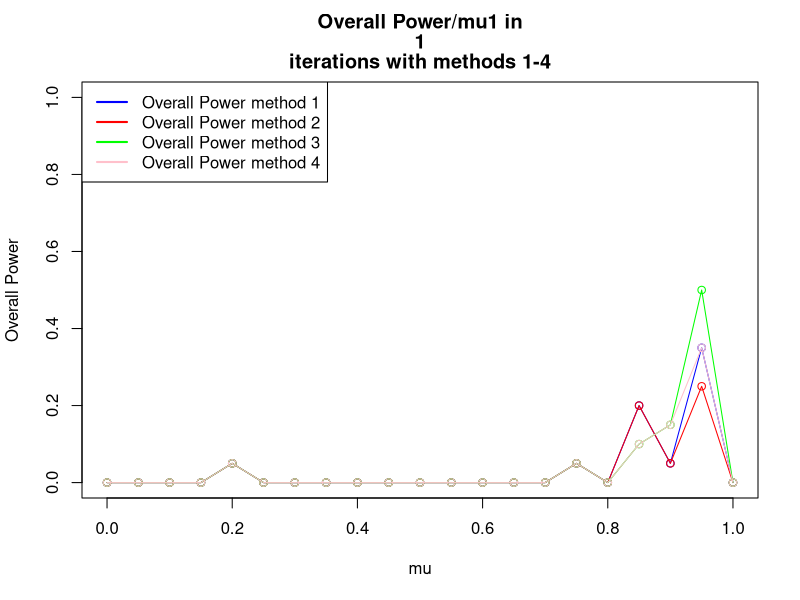
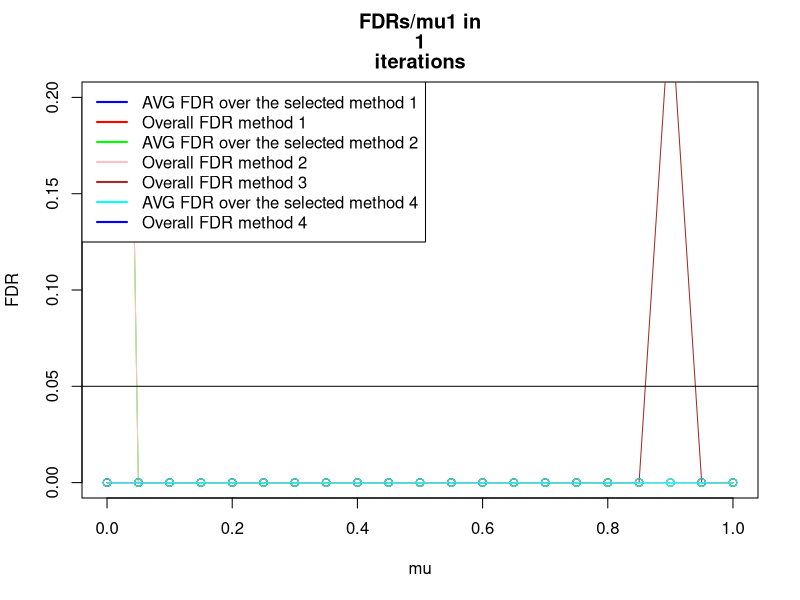
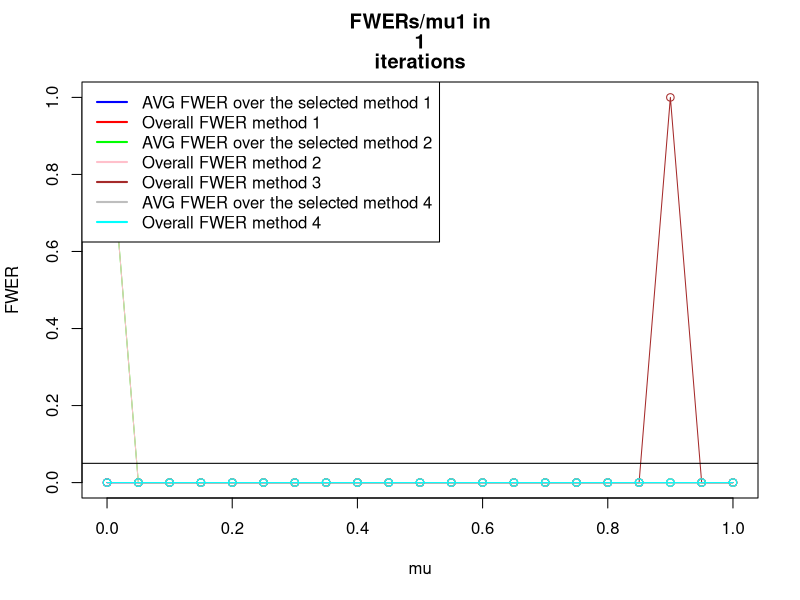
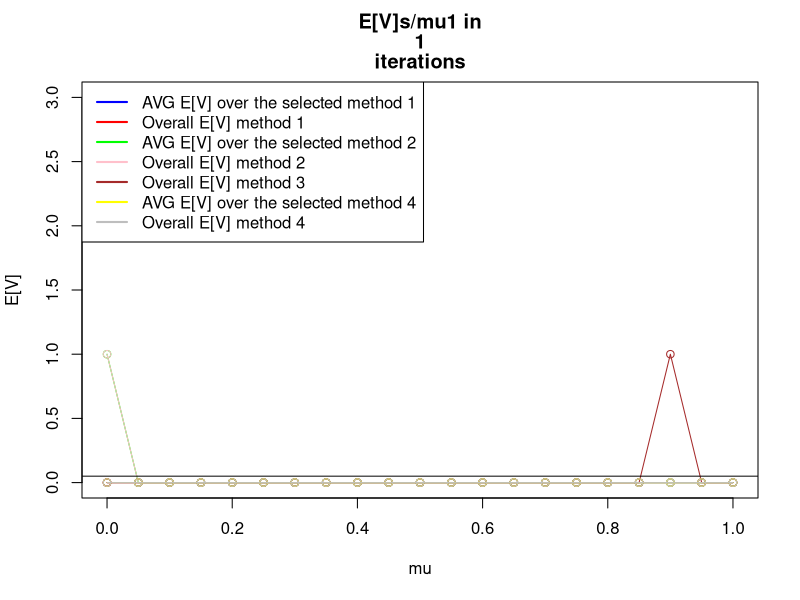
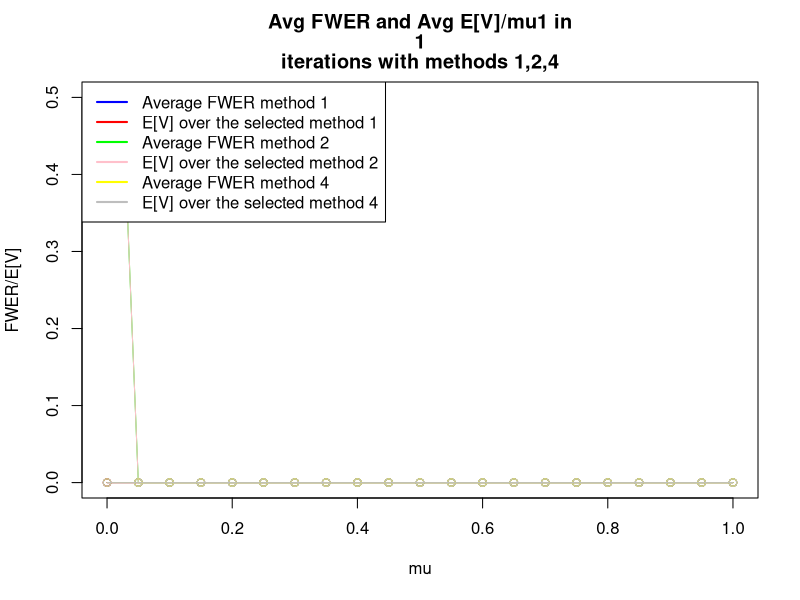

Recreate these plots in R, in order. (Note: this script raises an error after producing the figures.)
iteration <- setClass ("iteration",
                       #Data structure that holds data regarding a certain iteration (=manipulation of random numbers)        
                       slots=c(xbars="numeric",
                               pvals="numeric",
                               refVec="logical",
                               numOfTrues="numeric",
                               truesMu1="numeric",
                               falsesMu1="numeric",
                               size="numeric",
                               proceduresApplied= "list"
                       )
)
procedure <- setClass ("procedure",
                       #a data structure holding the results of certain procedure applied to an iteration
                       
                       slots=c(procedureName="function",
                               rejects="list",
                               fr="numeric",
                               power="numeric",
                               fdr="numeric",
                               fwer="numeric"
                       )
)

calcSimesPVals<- function (PVals){
  min(p.adjust(PVals, method="BH"))
}

calcPower<-function (rejectsLength, falseRejections, size,numOfFalseH0sInRef,details=FALSE){
  #returns num of  true rejections divided by the number of planned rejections
  if (details==TRUE){
    print ("POWER CALC:")
    print (c("rejects:", rejectsLength))
    print (c("fr:", falseRejections))
    print (c("size:", size))
    print (c("numOfFalseH0sInRef:", numOfFalseH0sInRef))
    print (c("Power",(rejectsLength-falseRejections)/(size-numOfFalseH0sInRef)))
  }
  return ((rejectsLength-falseRejections)/(size-numOfFalseH0sInRef))
}

calcFDR<- function (rejects,falseRejections){
  if (rejects$length==0) return (0)
  else 
    return (falseRejections/rejects$length)
}

calcFWER<- function (rejects, falseRejections){
  if (rejects$length==0)
    return (0)
  if (falseRejections>0) 
    return (1)
  if (falseRejections==0) 
    return (0)
}

countFalseRejections<-function (rejects , refVec){
  if (rejects$length==0){ #if there were no rejects at all
    return (0)
  }
  
  fr<-0 #false rejections counter
  for (i in 1:rejects$length){ # count num of false rejects
    #     print (refVec)
    if (refVec[rejects$ix[i]]==FALSE) { #if the rejection was false
      fr<-fr+1
    }
  }
  return (fr) 
}

SelectFamiliesBH<-function (familiesSimesPVals){
  #b<-p.adjust(familiesSimesPVals,method="BH")
  #return (which(b<0.05))
  #print ("SELECT: ")
  #print (Preject(familiesSimesPVals))
  #print ("BH SELECT")
  return (Preject(method="BH", pvals=familiesSimesPVals))
  
}  
#return Array of Selected Families and old ixs


OverallBHSelectedFamilies<-function (jointRejects){
  newIXs<-unique(as.integer((jointRejects$ix-1)/10))+1
  return (list ("length"=length(newIXs), "ix"=newIXs))
  
}


rejectTukey <- function (xbars,S,groupSize,qStar){
  statistics=as.numeric(dist(xbars)/sqrt(S/groupSize))
  b<-which(statistics>=qStar)
  
  #   print (statistics)
  #   print ("Q*")
  #   print (qStar)
  #   print (list("length"=length(b), "ix"=b))
  return (list("length"=length(b), "ix"=b))
}

Preject <- function (method="BH", pvals=c(0), details=FALSE, alpha =0.05){
  a<-p.adjust(p=pvals,method=method)
  #   print (a)
  b<- which(a<alpha)
  return (list ("length"=length(b), "ix"=b))
}

calcTukeyPVal <-function(xbars,S,groupSize, numOfGroups){
  pval<- 1-ptukey(q=max(dist(xbars))/sqrt(S/groupSize), 
                  nmeans=numOfGroups ,df=numOfGroups * (groupSize-1))
  return (pval)
}

calcPairwisePVals <-function (xbars,S,groupSize, numOfGroups,i=1,details=FALSE){
  ##useful for method C phase 2
  pvals=2*(1-pt(q=dist(xbars)/sqrt(2*S[i]/groupSize),
                df= numOfGroups*(groupSize-1)))
  if (details==TRUE){
    print (c("PAIRWISE", pvals))
    print (as.numeric(pvals))
  }
  #   readline()
  return (as.numeric(pvals))
}

getRandomXBars <-function (size, numOfTrues, truesMu1=0, falsesMu1, sd=1){
  xbar<- rep(NA,size) #init xbar
  xbar[1:numOfTrues]<- (rnorm(n=numOfTrues,mean=truesMu1,sd=sd)) 
  #define the null first families
  xbar[(numOfTrues+1):size]<- (rnorm(n=size-numOfTrues,mean=falsesMu1,sd=sd)) 
  #define the non-null last families   
  #   print (xbar)
  #   readline()
  return (xbar)
}
setDesVector <-function (size, numOfZeros,mu=4){
  a<-rep(0,numOfZeros)
  b<-rep(mu,size-numOfZeros)
  return (c(a,b))
}

setRefVectorBig <-function(size, numOfZeros,mu){
  DesVector<-setDesVector(size,numOfZeros,mu)
  #   print ("DesVector:")
  #   print (DesVector)
  return (as.logical(dist(DesVector)))
}

# this method works only for numOfGroups=3, setRefVectorBig does this right for larger sizes
# setRefVector <- function (size, numOfTrues){
#   #initialize reference vector
#   refvec<-rep (NA,size)
#   refvec[1:numOfTrues]<- TRUE # these will be true discoveries
#   refvec[(numOfTrues+1):size]<- FALSE # these will be False Discoveries
#   return (refvec)
# }


#method A(3): Overall BH (one level)
#method B(2): QTukey Statistics (2 levels) 1: TukeyPval , 2: QTukey Stat
#method C(1): BH with pairwise Pval (2 levels) 1: TukeyPVal, 2:Pairwise PVal
#method 4: To be added later - currently empty

#this algorithm builds "numOfFamilies" families, each family of size "numOfGroups",
#with "numOfTrues" trues and the rest of the families are false, with "numOfSignalFamilies"
#families in which there 
#is signal (=numOfTrues is used), and the rest of the families are with no signal (all mus are 0)
#then uses 3 different methods to reject.
tukeyTest2 <-function(n=10000, numOfFamilies=40, numOfGroups=3, numOfTrues=1, numOfSignalFamilies=5,
                      minMu1=0, maxMu1=4, interval=0.5, alpha=0.05, groupSize=16,details=FALSE){
  
  #definition of constant df
  df=numOfGroups*(groupSize-1) #calculate degs of freedom
  
  #define constant methodnames
  METHOD_NAMES=rbind("QTukey Stat", "Pairwise", "Overall BH", "BH BH")
  
  #declration of matrices to keep means, size is # of methods * the number of mu values 
  OvrPowerMeans<-matrix(0,4,(maxMu1-minMu1)/interval+1)
  AVGFDRMeans<-matrix(0,4,(maxMu1-minMu1)/interval+1)
  OvrFDRMeans<-matrix(0,4,(maxMu1-minMu1)/interval+1)
  AVGFWERMeans<-matrix(0,4,(maxMu1-minMu1)/interval+1)
  OvrFWERMeans<-matrix(0,4,(maxMu1-minMu1)/interval+1)
  OvrFRMeans<-matrix(0,4,(maxMu1-minMu1)/interval+1)
  AVGFRMeans<-matrix(0,4,(maxMu1-minMu1)/interval+1)
#   PowerOutput<-list()
  
  for (mu in seq(minMu1,maxMu1,interval)){
    
    #matrices for each mu1
    TotalAVGFDR<-matrix(0,4,n)
    TotalAVGFWER<-matrix(0,4,n)
    TotalOvrFWER<-matrix(0,4,n)
    TotalOvrPower<-matrix(0,4,n)
    TotalAVGFR<-matrix(0,4,n)
    TotalOvrFR<-matrix(0,4,n)
    TotalOvrFDR<-matrix(0,4,n)
    print (mu)
    #     readline()
    
    #each iteration
    for (iters in 1:n){
      #       print (c("iter:" ,iters))
      
      #setup  of variables
      familyArray= list(numOfFamilies);
      familiesTukeyPVals = numeric(numOfFamilies);
      familiesSimesPVals = numeric(numOfFamilies);
      
      SelectedFamilies<-list(0);
      OverallRejectsLength<-numeric(4) # 4 slots for each method B/C/*/4
      OverallFR <- numeric(4)
      FDRSum <-numeric(4)
      FWERSum <- numeric(4)
      jointFamily <- new ("iteration",
                          size=choose(numOfGroups,2)*numOfFamilies,
                          numOfTrues=0+
                            #num of true hypotheses in the no signal zone
                            numOfSignalFamilies*(numOfGroups-1),
                          #num of true hypotheses in the signal zone
                          falsesMu1=mu
      )
      #       print (jointFamily)
      #       readline()
      ##init variance vector
      S=rchisq(n=numOfFamilies,df=df)/df
      
      for (i in 1:numOfFamilies){
        
        familyArray[[i]]= new ("iteration",
                               size=choose (numOfGroups,2),
                               numOfTrues=numOfTrues, #=1
                               falsesMu1=mu
        ) #init family
        
        
        if (i<=numOfSignalFamilies){ #first 5 families with signal
          familyArray[[i]]@refVec=setRefVectorBig(
            size=numOfGroups,
            numOfZeros=numOfGroups-numOfTrues,
            mu=mu)
          #           print ("Reference vector:")
          #           print (familyArray[[i]]@refVec)
          #build reference Vector
          familyArray[[i]]@xbars=getRandomXBars(size=numOfGroups,
                                                numOfTrues=numOfGroups-1,
                                                falsesMu1=mu,
                                                sd=sqrt(1/groupSize))
        }
        else { #35 families no signal
          familyArray[[i]]@refVec=setRefVectorBig(
            size=numOfGroups,
            numOfZeros=numOfGroups,
            mu=mu)
          
          #build reference Vector (we set numOfTrues as 1 and falsesMu1 as 0 so that all xbars are
          #generated around 0, the value of numOfTrues doesnt matter here)
          familyArray[[i]]@xbars=getRandomXBars(size=numOfGroups,
                                                numOfTrues=1,
                                                falsesMu1=0,
                                                sd=sqrt(1/groupSize))
        }
        #                             print ("Reference vector:")
        #                             print (familyArray[[i]]@refVec)
        if (details==TRUE){
          #                    print (i)
          #                    print (familyArray[[i]]@xbars)         
        } #end details print
        
        familyArray[[i]]@pvals=calcPairwisePVals(familyArray[[i]]@xbars,
                                                 S,
                                                 groupSize,
                                                 numOfGroups,
                                                 i=i,
                                                 details=FALSE)
        #        readline()
        #calc Pairwise PVals for Method C(1)
        
        familyArray[[i]]@proceduresApplied=append(familyArray[[i]]@proceduresApplied,
                                                  new ("procedure"))
        familyArray[[i]]@proceduresApplied=append(familyArray[[i]]@proceduresApplied,
                                                  new ("procedure"))
        familyArray[[i]]@proceduresApplied=append(familyArray[[i]]@proceduresApplied,
                                                  new ("procedure"))
        familyArray[[i]]@proceduresApplied=append(familyArray[[i]]@proceduresApplied,
                                                  new ("procedure"))
        familiesTukeyPVals[i]=calcTukeyPVal(familyArray[[i]]@xbars
                                            ,S[i],groupSize, numOfGroups)
        familiesSimesPVals[i]=calcSimesPVals(familyArray[[i]]@pvals)
        
        #calc Tukey PVals for method B(2)
        
        #         print (c("family tukey pval", i, familiesTukeyPVals[i]))
        
        #add to jointFamily for methods 3-4
        jointFamily@refVec=append(jointFamily@refVec,familyArray[[i]]@refVec)
        jointFamily@xbars=append(jointFamily@xbars,familyArray[[i]]@xbars)
        jointFamily@pvals=append(jointFamily@pvals,familyArray[[i]]@pvals)
        jointFamily@proceduresApplied=append(familyArray[[i]]@proceduresApplied,
                                             new ("procedure"))
        jointFamily@proceduresApplied=append(familyArray[[i]]@proceduresApplied,
                                             new ("procedure"))
      } #end for i
      
      if (details==TRUE){
        #         print (jointFamily)
        #         print (familiesSimesPVals)
        #         readline()
      }
      
      #method B,C step 1: select interesting families using BH
      SelectedFamilies[[1]]<-SelectFamiliesBH(familiesTukeyPVals)
      SelectedFamilies[[2]]<-SelectedFamilies[[1]] #for this stage selection for both methods is the same
      qStar=qtukey(p=1-alpha*SelectedFamilies[[1]]$length/numOfFamilies,
                   nmeans=numOfGroups,df=df)
      SelectedFamilies[[4]]<-SelectFamiliesBH(familiesSimesPVals)
      #method 3 - overall BH - take joint family and reject in it using BH
      jointFamily@proceduresApplied[[1]]@rejects=Preject(method="BH", pvals=jointFamily@pvals, alpha=0.05)
      
      SelectedFamilies[[3]]<-OverallBHSelectedFamilies(jointFamily@proceduresApplied[[1]]@rejects)
      #       print (familyArray[[i]]@pvals, qStar)
#       print ("SELECTS FROM METHOD 4")
#       print (SelectedFamilies[[4]])
      #             readline()
      
      
      ##method 1/2/4 step 2: #process BH/QTukey on selected families
      for (methodix in 1:4){ #run through methods
#         if (methodix==3){
#           methodix<-4
#         }
        print (c("METHOD:", methodix))
        if (SelectedFamilies[[methodix]]$length>0){   #if there are any selected families
          for (i in 1:SelectedFamilies[[methodix]]$length){ #run thru selected families
            
            if (methodix==1 || methodix==4){
              #method 1=method C
              #method 4= BH BH (simes)
              #print ("1")
              # reject inside the selected families with BH alpha=0.05*r/m
              familyArray[[SelectedFamilies[[methodix]]$ix[i]]]@proceduresApplied[[methodix]]@rejects<-
                Preject(method="BH", pvals=familyArray[[SelectedFamilies[[methodix]]$ix[i]]]@pvals, 
                        alpha=alpha*SelectedFamilies[[methodix]]$length/numOfFamilies)
            }
            if (methodix==2){
              #methodB
              #print ("2")
              # reject inside the selected families with QTUKEY threshold
              familyArray[[SelectedFamilies[[methodix]]$ix[i]]]@proceduresApplied[[2]]@rejects<-
                rejectTukey( familyArray[[SelectedFamilies[[methodix]]$ix[i]]]@xbars,
                             S[SelectedFamilies[[methodix]]$ix[i]],
                             groupSize,
                             qStar)
              #               print (dist(familyArray[[SelectedFamilies[[methodix]]$ix[i]]]@xbars))
              #               print (familyArray[[SelectedFamilies[[methodix]]$ix[i]]]@refVec)
              #               readline()
            }
            
            if (methodix==3){
#               for (reject in 1:jointFamily@proceduresApplied[[methodix-2]]@rejects$length){
#                  rejFamily<-jointFamily@proceduresApplied[[methodix-2]]@rejects$ix[reject]/10
#                  SelectedFamilies[[3]]<-append(SelectedFamilies[[3]])
#                  
#               }
              familyNum<-SelectedFamilies[[methodix]]$ix[i]
#               print (SelectedFamilies[[methodix]]$ix)
#               print (c("familynum", familyNum))
              m3rejects<-jointFamily@proceduresApplied[[1]]@rejects$ix
#               print (m3rejects)
              #             
              m3rejects<-m3rejects[m3rejects> (familyNum-1)*10 &
                               m3rejects<= (familyNum)*10] -(familyNum-1)*10
#               print ("after modulus")
#               print (m3rejects)
# #               m3rejects<-m3rejects-(familyNum-1)*10
#               print ("Method 3 rejects")
#               print(m3rejects)
#                                
              familyArray[[SelectedFamilies[[methodix]]$ix[i]]]@proceduresApplied[[methodix]]@rejects<-
                   list("length"=length(m3rejects), "ix"=m3rejects)
                                        
              
              #calc stats for joint family
              jointFamily@proceduresApplied[[methodix-2]]@fr=countFalseRejections(jointFamily@proceduresApplied[[methodix-2]]@rejects,jointFamily@refVec)
              jointFamily@proceduresApplied[[methodix-2]]@power=calcPower(jointFamily@proceduresApplied[[methodix-2]]@rejects$length,
                                                                          jointFamily@proceduresApplied[[methodix-2]]@fr, jointFamily@size, jointFamily@size-jointFamily@numOfTrues)
              jointFamily@proceduresApplied[[methodix-2]]@fdr=calcFDR(jointFamily@proceduresApplied[[methodix-2]]@rejects,
                                                                      jointFamily@proceduresApplied[[methodix-2]]@fr)
              jointFamily@proceduresApplied[[methodix-2]]@fwer=calcFWER(jointFamily@proceduresApplied[[methodix-2]]@rejects, 
                                                                        jointFamily@proceduresApplied[[methodix-2]]@fr)
              
              TotalOvrFDR[methodix,iters]=jointFamily@proceduresApplied[[methodix-2]]@fdr
              TotalOvrFWER[methodix,iters]=jointFamily@proceduresApplied[[methodix-2]]@fwer  				
              TotalOvrFR[methodix,iters]=jointFamily@proceduresApplied[[methodix-2]]@fr
              TotalOvrPower[methodix,iters]=jointFamily@proceduresApplied[[methodix-2]]@power						
            }
            
            #calc frs,power,fdr,fwer for the ith selectedfamily
            familyArray[[SelectedFamilies[[methodix]]$ix[i]]]@proceduresApplied[[methodix]]@fr=
              countFalseRejections(
                familyArray[[SelectedFamilies[[methodix]]$ix[i]]]@proceduresApplied[[methodix]]@rejects,
                familyArray[[SelectedFamilies[[methodix]]$ix[i]]]@refVec)
            
            familyArray[[SelectedFamilies[[methodix]]$ix[i]]]@proceduresApplied[[methodix]]@power=
              calcPower(familyArray[[SelectedFamilies[[methodix]]$ix[i]]]@proceduresApplied[[methodix]]@rejects$length,
                        familyArray[[SelectedFamilies[[methodix]]$ix[i]]]@proceduresApplied[[methodix]]@fr, 
                        familyArray[[SelectedFamilies[[methodix]]$ix[i]]]@size, 
                        length(which(familyArray[[SelectedFamilies[[methodix]]$ix[i]]]@refVec==FALSE)))
            
            familyArray[[SelectedFamilies[[methodix]]$ix[i]]]@proceduresApplied[[methodix]]@fdr=
              calcFDR(familyArray[[SelectedFamilies[[methodix]]$ix[i]]]@proceduresApplied[[methodix]]@rejects,
                      familyArray[[SelectedFamilies[[methodix]]$ix[i]]]@proceduresApplied[[methodix]]@fr)
            
            familyArray[[SelectedFamilies[[methodix]]$ix[i]]]@proceduresApplied[[methodix]]@fwer=
              calcFWER(familyArray[[SelectedFamilies[[methodix]]$ix[i]]]@proceduresApplied[[methodix]]@rejects,
                       familyArray[[SelectedFamilies[[methodix]]$ix[i]]]@proceduresApplied[[methodix]]@fr)
            if (details==TRUE){ 
              print (c("Family number:", SelectedFamilies[[methodix]]$ix[i]))
              print (c("FRs:", familyArray[[SelectedFamilies[[methodix]]$ix[i]]]@proceduresApplied[[methodix]]@fr))
              print (c("FDR:", familyArray[[SelectedFamilies[[methodix]]$ix[i]]]@proceduresApplied[[methodix]]@fdr))
              print (c("FWER: ", familyArray[[SelectedFamilies[[methodix]]$ix[i]]]@proceduresApplied[[methodix]]@fwer))
              print (c("Power: ", familyArray[[SelectedFamilies[[methodix]]$ix[i]]]@proceduresApplied[[methodix]]@power))
              print (c("Rejects:", familyArray[[SelectedFamilies[[methodix]]$ix[i]]]@proceduresApplied[[methodix]]@rejects$length))
            } #end details print
            FDRSum[methodix]=FDRSum[methodix]+familyArray[[SelectedFamilies[[methodix]]$ix[i]]]@proceduresApplied[[methodix]]@fdr
            FWERSum[methodix]=FWERSum[methodix]+familyArray[[SelectedFamilies[[methodix]]$ix[i]]]@proceduresApplied[[methodix]]@fwer      		
            OverallFR[methodix]=OverallFR[methodix]+familyArray[[SelectedFamilies[[methodix]]$ix[i]]]@proceduresApplied[[methodix]]@fr
            OverallRejectsLength[methodix]=OverallRejectsLength[methodix]+familyArray[[SelectedFamilies[[methodix]]$ix[i]]]@
              proceduresApplied[[methodix]]@rejects$length
            
            
          } #end for loop of i selected families     
          #           print (c("OVERALL REJECTS LENGTH method :", methodix ,OverallRejectsLength[methodix]))
          
          
          TotalAVGFDR[methodix, iters] <-FDRSum[methodix]/SelectedFamilies[[methodix]]$length
          if (is.nan(TotalAVGFDR[methodix, iters])) {
            TotalAVGFDR[methodix, iters]<-0
          }
          TotalAVGFWER[methodix, iters]<-FWERSum[methodix]/SelectedFamilies[[methodix]]$length
          if (is.nan(TotalAVGFDR[methodix, iters])) {
            TotalAVGFWER[methodix, iters]<-0
          }
#           print ("TOTAL OVR POWER CALC")
#           print ("")
          TotalOvrPower[methodix, iters]<- calcPower(rejects=OverallRejectsLength[methodix],
                                                     falseRejections=OverallFR[methodix],
                                                     size=jointFamily@size,
                                                     numOfFalseH0sInRef=jointFamily@size-jointFamily@numOfTrues
          ) 
          
          TotalOvrFR[methodix, iters]<-OverallFR[methodix]
          TotalAVGFR[methodix, iters]<-OverallFR[methodix]/SelectedFamilies[[methodix]]$length
          
          TotalOvrFDR[methodix, iters]<- OverallFR[methodix]/OverallRejectsLength[methodix]
          if (is.nan(TotalOvrFDR[methodix, iters])) {
            TotalOvrFDR[methodix, iters]<-0
          }
          
          TotalOvrFWER[methodix, iters]<-sign(TotalOvrFDR[methodix, iters])
          if (is.nan(TotalOvrFWER[methodix, iters])) {
            TotalOvrFWER[methodix, iters]<-0
          }
        
          print (c("Iteration:", iters, "mu1:", mu, "method:", methodix))
          print (c("Average FDR:", FDRSum[methodix]/SelectedFamilies[[methodix]]$length))
          print (c("Overall FDR: ",  OverallFR[methodix]/OverallRejectsLength[methodix]))
          print (c("Average FWER: ", FWERSum[methodix]/SelectedFamilies[[methodix]]$length))
          print (c("Overall FR: ", OverallFR[methodix]))
          print (c("Interesting Families () are",SelectedFamilies[[methodix]]))
          #readline()
          
          
        } #end if selected families exist
        else {
          #"no selected families in iteration - all stats  are 0"
#           print ("no families selected")
          TotalAVGFDR[methodix,iters]<-0
          TotalAVGFWER[methodix,iters]<-0
          TotalOvrFWER[methodix,iters]<-0
          TotalOvrPower[methodix,iters]<-0
          TotalOvrFR[methodix,iters]<-0
          TotalAVGFR[methodix,iters]<-0
          TotalOvrFDR[methodix,iters]<-0
        }
      } #end for methodix
      
    
  
      #			print ("TOTAL OVR FDR")
      #			print (TotalOvrFDR)
    } #end n for - iterations
    
    #print ("Total AVG FDR")
    #print (mean(TotalAVGFDR))
    #print ("Total AVG FWER")
    #print (mean(TotalAVGFWER))
    #print ("Total Ovr FR")
    #print (mean(TotalOvrFR))
    #print ("Total OVr FDR")
    #print (mean(TotalOvrFDR))
    
    for (methodix in 1:4){
#       if (methodix!=3){
        AVGFDRMeans[methodix,(mu-minMu1)/interval+1]<-mean(TotalAVGFDR[methodix,])
        AVGFWERMeans[methodix,(mu-minMu1)/interval+1]<-mean(TotalAVGFWER[methodix,])
        AVGFRMeans[methodix,(mu-minMu1)/interval+1]<-mean(TotalAVGFR[methodix,])
#       }
      
      OvrPowerMeans[methodix,(mu-minMu1)/interval+1]<-mean(TotalOvrPower[methodix,])
      OvrFDRMeans[methodix,(mu-minMu1)/interval+1]<-mean(TotalOvrFDR[methodix,])
      OvrFWERMeans[methodix,(mu-minMu1)/interval+1]<-mean(TotalOvrFWER[methodix,])
      OvrFRMeans[methodix,(mu-minMu1)/interval+1]<-mean(TotalOvrFR[methodix,])
      
      #			print ('Ovr fdrmeans')
      #			print (OvrFDRMeans)
      
    } #end methodix for 
#     PowerOutput[[(mu-minMu1)/interval+1]]=TotalOvrPower
  } #end mu for
  
  
  
  #	print (OvrFDRMeans[1,])
  #	print (OvrFDRMeans[2,])
  #	print (AVGFDRMeans[1,])
  #	print (AVGFDRMeans[2,])
  #	
  
  plot (seq(minMu1,maxMu1,interval),OvrPowerMeans[1,], 
        col="blue", ylim=c(0,1),xlab= "mu", ylab= "Overall Power",
        main =c("Overall Power/mu1 in", n, "iterations with methods 1-4"), type="o")
  lines (seq(minMu1,maxMu1,interval),OvrPowerMeans[2,], col="red", type="o")
  lines (seq(minMu1,maxMu1,interval),OvrPowerMeans[3,], col="green", type="o")
  lines (seq(minMu1,maxMu1,interval),OvrPowerMeans[4,], col="pink", type="o")
  
  
  legend("topleft", 
         legend= c("Overall Power method 1", "Overall Power method 2", 
                   "Overall Power method 3","Overall Power method 4"), 
         lty=c(1,1,1,1),
         lwd=c(2,2,2,2),
         col=c("blue","red", "green", "pink")
  )
  plot (seq(minMu1,maxMu1,interval),AVGFDRMeans[1,], 
        col="blue", ylim=c(0,0.2),xlab= "mu", ylab= "FDR",
        main =c("FDRs/mu1 in", n, "iterations"), type="o")
  lines (seq(minMu1,maxMu1,interval),OvrFDRMeans[1,], col="red", type="o")
  lines (seq(minMu1,maxMu1,interval),AVGFDRMeans[2,], col="green", type="o")
  lines (seq(minMu1,maxMu1,interval),OvrFDRMeans[2,], col="pink", type="o")
  lines (seq(minMu1,maxMu1,interval),OvrFDRMeans[3,], col="brown", type="o")
  lines (seq(minMu1,maxMu1,interval),OvrFDRMeans[4,], col="cyan", type="o")
  abline (h=0.05, col="black")
  
  legend("topleft", 
         legend= c("AVG FDR over the selected method 1", "Overall FDR method 1",
                   "AVG FDR over the selected method 2", "Overall FDR method 2", 
                   "Overall FDR method 3",
                   "AVG FDR over the selected method 4", "Overall FDR method 4" ), 
         lty=c(1,1,1,1),
         lwd=c(2,2,2,2),
         col=c("blue","red", "green", "pink", "brown","cyan")
  )
  plot (seq(minMu1,maxMu1,interval),AVGFWERMeans[1,], 
        col="blue", ylim=c(0,1),xlab= "mu", ylab= "FWER",
        main =c("FWERs/mu1 in", n, "iterations"), type="o")
  lines (seq(minMu1,maxMu1,interval),OvrFWERMeans[1,], col="red", type="o")
  lines (seq(minMu1,maxMu1,interval),AVGFWERMeans[2,], col="green", type="o")
  lines (seq(minMu1,maxMu1,interval),OvrFWERMeans[2,], col="pink", type="o")
  lines (seq(minMu1,maxMu1,interval),OvrFWERMeans[3,], col="brown", type="o")
  lines (seq(minMu1,maxMu1,interval),AVGFWERMeans[4,], col="grey", type="o")
  lines (seq(minMu1,maxMu1,interval),OvrFWERMeans[4,], col="cyan", type="o")
  abline (h=0.05, col="black")
  
  legend("topleft", 
         legend= c("AVG FWER over the selected method 1", "Overall FWER method 1",
                   "AVG FWER over the selected method 2", "Overall FWER method 2", 
                   "Overall FWER method 3", 
                   "AVG FWER over the selected method 4","Overall FWER method 4"), 
         lty=c(1,1,1,1),
         lwd=c(2,2,2,2),
         col=c("blue","red", "green", "pink", "brown","grey", "cyan")
  )
  
  plot (seq(minMu1,maxMu1,interval),AVGFRMeans[1,], 
        col="blue", ylim=c(0,3),xlab= "mu", ylab= "E[V]",
        main =c("E[V]s/mu1 in", n, "iterations"), type="o")
  lines (seq(minMu1,maxMu1,interval),OvrFRMeans[1,], col="red", type="o")
  lines (seq(minMu1,maxMu1,interval),AVGFRMeans[2,], col="green", type="o")
  lines (seq(minMu1,maxMu1,interval),OvrFRMeans[2,], col="pink", type="o")
  lines (seq(minMu1,maxMu1,interval),OvrFRMeans[3,], col="brown", type="o")
  lines (seq(minMu1,maxMu1,interval),AVGFRMeans[4,], col="yellow", type="o")
  lines (seq(minMu1,maxMu1,interval),OvrFRMeans[4,], col="grey", type="o")
  abline (h=0.05, col="black")
  
  legend("topleft", 
         legend= c("AVG E[V] over the selected method 1", "Overall E[V] method 1", 
                   "AVG E[V] over the selected method 2", "Overall E[V] method 2", 
                   "Overall E[V] method 3",
                   "AVG E[V] over the selected method 4", "Overall E[V] method 4"), 
         lty=c(1,1,1,1),
         lwd=c(2,2,2,2),
         col=c("blue","red", "green", "pink", "brown","yellow","grey")
  )
  plot (seq(minMu1,maxMu1,interval),AVGFWERMeans[1,] , col="blue", ylim=c(0,0.5),
        ylab="FWER/E[V]", xlab="mu",
        main =c("Avg FWER and Avg E[V]/mu1 in", n, "iterations with methods 1,2,4"), type="o")
  #    readline()
  lines (seq(minMu1,maxMu1,interval),AVGFRMeans[1,], col="red", type="o")
  lines (seq(minMu1,maxMu1,interval),AVGFWERMeans[2,], col="green", type="o")
  lines (seq(minMu1,maxMu1,interval),AVGFRMeans[2,], col="pink", type="o")
  lines (seq(minMu1,maxMu1,interval),AVGFWERMeans[4,], col="yellow", type="o")
  lines (seq(minMu1,maxMu1,interval),AVGFRMeans[4,], col="grey", type="o")
  legend("topleft", 
         legend= c("Average FWER method 1","E[V] over the selected method 1",
                   "Average FWER method 2","E[V] over the selected method 2",
                   "Average FWER method 4","E[V] over the selected method 4"), 
         lty=c(1,1,1,1),
         lwd=c(2,2,2,2),
         col=c("blue","red", "green", "pink","yellow","grey")
  )
  
  #change column names in table
  colnames(OvrPowerMeans)<-seq(minMu1,maxMu1,interval)
  colnames(OvrFDRMeans)<-seq(minMu1,maxMu1,interval)
  colnames(AVGFDRMeans)<-seq(minMu1,maxMu1,interval)
  colnames(OvrFWERMeans)<-seq(minMu1,maxMu1,interval)
  colnames(OvrFRMeans)<-seq(minMu1,maxMu1,interval)
  colnames(AVGFRMeans)<-seq(minMu1,maxMu1,interval)
  colnames(AVGFWERMeans)<-seq(minMu1,maxMu1,interval)
  rownames(OvrPowerMeans)<-c("QTukey Stat", "Pairwise", "Overall BH", "BH BH")
  
  
  
  print ("OVERALL POWER:")
  print (OvrPowerMeans)
  #   sprintf("%1.7f", OvrPowerMeans)
  #   format (OvrPowerMeans,digits=10)
  #  formatC( OvrPowerMeans, format='f',width=8, digits=4 )
  #   
  print ("AVG FDR:")
  print( AVGFDRMeans)
  print ("OVERALL FDR:")
  print( OvrFDRMeans)
  print ("OVERALL FWER:")
  print(OvrFWERMeans)
  print ("OVERALL E[V]:")
  print(OvrFRMeans)
  print ("AVG E[V]: ")
  print (AVGFRMeans)
  print ("AVG FWER: ")
  print (AVGFWERMeans)
  
  wb<-loadWorkbook(paste("TukeyTest",Sys.Date(),"numOfGroups=",numOfGroups,"n=",n,".xls"), create = TRUE)
  createSheet(wb, name = "OVERALL POWER")
  
  writeWorksheet(wb, cbind(METHOD_NAMES,OvrPowerMeans),  sheet = "OVERALL POWER", header=TRUE)
  
  createSheet(wb, name = "AVG FDR")
  writeWorksheet(wb, cbind(METHOD_NAMES,AVGFDRMeans), sheet = "AVG FDR")
  createSheet(wb, name = "OVERALL FDR")
  writeWorksheet(wb, cbind(METHOD_NAMES,OvrFDRMeans), sheet = "OVERALL FDR")
  createSheet(wb, name = "OVERALL FWER")
  writeWorksheet(wb, cbind(METHOD_NAMES,OvrFWERMeans), sheet = "OVERALL FWER")
  createSheet(wb, name = "OVERALL E(V)")
  writeWorksheet(wb, cbind(METHOD_NAMES,OvrFRMeans), sheet = "OVERALL E(V)")
  createSheet(wb, name = "AVG E(V)")
  writeWorksheet(wb, cbind(METHOD_NAMES,AVGFRMeans), sheet = "AVG E(V)")
  createSheet(wb, name = "AVG FWER")
  writeWorksheet(wb, cbind(METHOD_NAMES,AVGFWERMeans), sheet = "AVG FWER")
  saveWorkbook(wb)
#   print(PowerOutput)
}

#tukeyTest2(n=100)
tukeyTest2(n=1, numOfGroups=5,interval=0.05, minMu1=0, maxMu1=1,details=FALSE)
